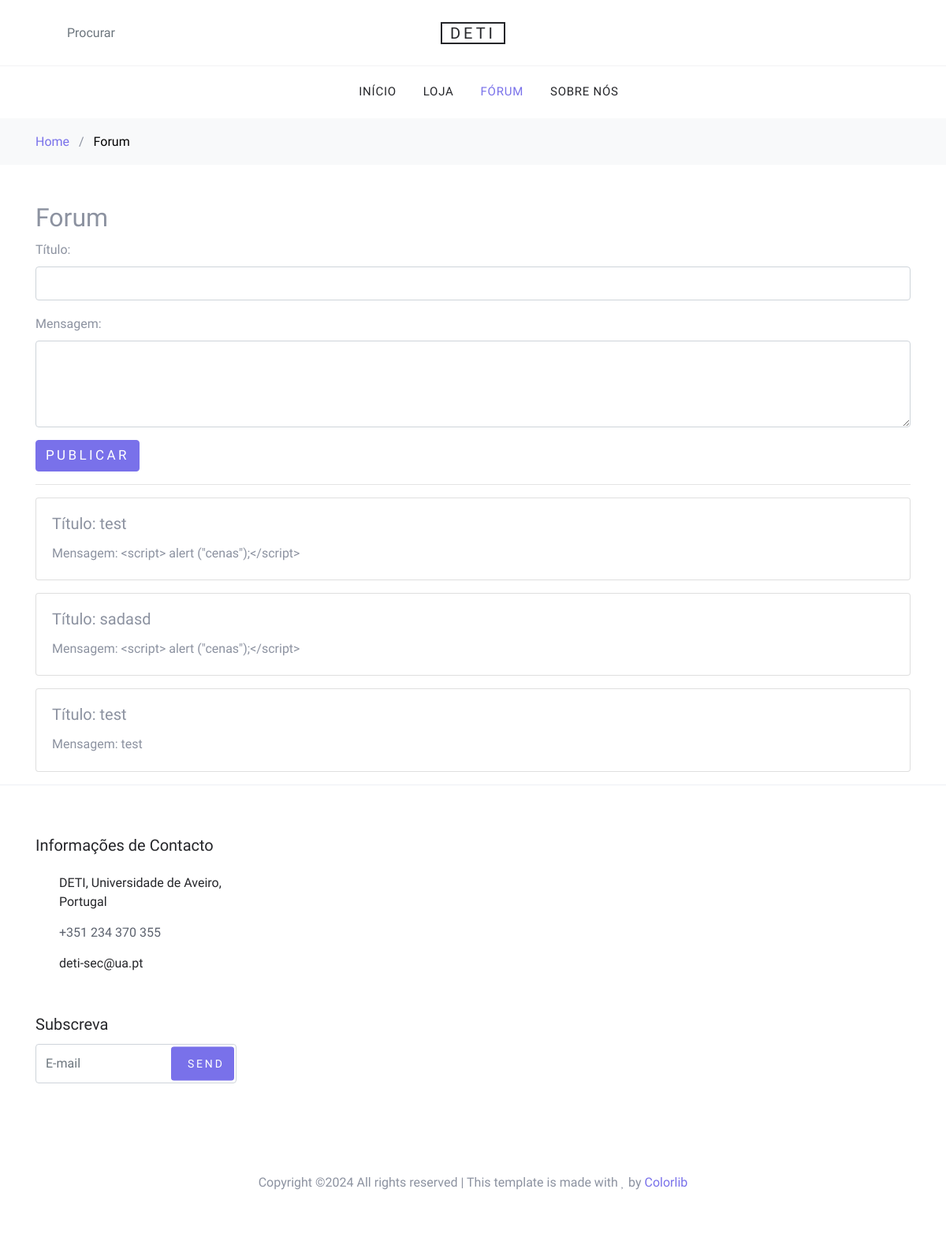
Page /forum on the committed database.
### tables this page shows
CREATE TABLE forum_posts (id INTEGER PRIMARY KEY, title TEXT, message TEXT);

### app_sec.py (the view)
@app.route("/forum", methods=["GET", "POST"])
def forum():
    db = DatabaseWrappers()
    if request.method == "POST":
        title = request.form["title"]
        message = request.form["message"]
        db.insert_forum_post(title, message)
    forum_posts = db.get_forum_posts()
    return render_template("forum.html", forum_posts=forum_posts)

### dbwrappers.py (called while the page is built)
    def fetch_json(self):
        colname = [ d[0] for d in self.cursor.description ]
        result_list = [ dict(zip(colname, r)) for r in self.cursor.fetchall() ]
        return result_list

    def get_forum_posts(self):
        self.cursor.execute("SELECT * FROM forum_posts ORDER BY id DESC")
        return self.fetch_json()

### templates/forum.html (shortened to what this page needs)
{% extends 'base.html' %}
{% set active_page = "forum" %}
{% block content %}
  <div class="bg-light py-3">
      <div class="container">
        <div class="row">
          <div class="col-md-12 mb-0"><a href="/">Home</a> <span class="mx-2 mb-0">/</span> <strong class="text-black">Forum</strong></div>
        </div>
      </div>
    </div>
  <div class="container mt-5">
    <h2>Forum</h2>
    <form method="post" action="/forum">
      <div class="form-group">
        <label for="title">Título:</label>
        <input type="text" class="form-control" id="title" name="title" required>
      </div>
      <div class="form-group">
        <label for="message">Mensagem:</label>
        <textarea class="form-control" id="message" name="message" rows="4" required></textarea>
      </div>
      <button type="submit" class="btn btn-primary">Publicar</button>
    </form>
    <hr>
    <div id="posts">
    {% for post in forum_posts %}
      <div class="card mt-3">
        <div class="card-body">
          <h5 class="card-title">Título: {{ post.title }}</h5>
          <p class="card-text">Mensagem: {{ post.message }}</p>
        </div>
      </div>
    {% endfor %}
    </div>
  </div>
{% endblock %}

### static/css/style.css (style rules this page uses)
body { line-height: 1.7; color: #8c92a0; font-weight: 300; font-size: 16px; }
a { -webkit-transition: .3s all ease; -o-transition: .3s all ease; transition: .3s all ease; }
.text-black { color: #000; }
.btn { text-transform: uppercase; position: relative; -webkit-transition: 0.2s all ease-in-out !important; -o-transition: 0.2s all ease-in-out !important; transition: 0.2s all ease-in-out !important; top: 0; letter-spacing: .05em; }
.btn.btn-primary { font-size: 17px; font-weight: 300; letter-spacing: .2em; }
.form-control { height: 43px; }

### rows in the picture
forum_posts: title "test", message "<script> alert (\"cenas\");</script>"
forum_posts: title "sadasd", message "<script> alert (\"cenas\");</script>"
forum_posts: title "test", message "test"
